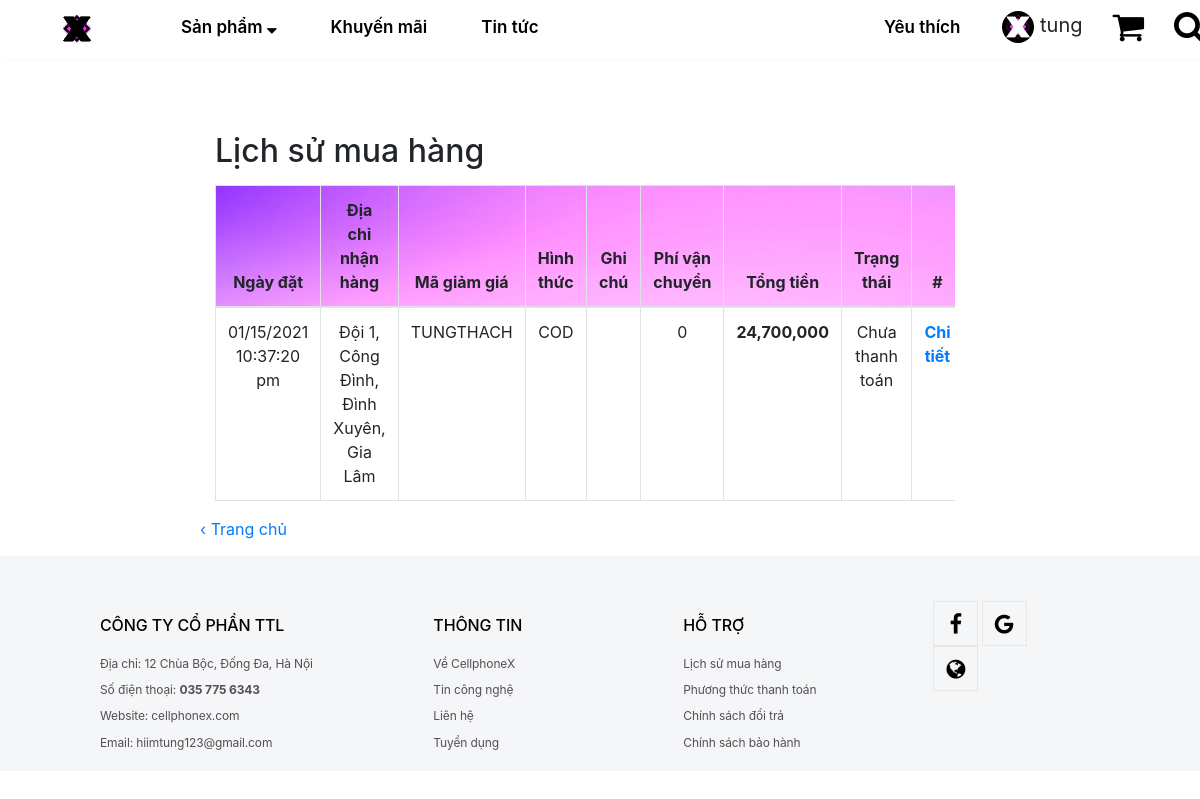
The page /lichsumuahang.php (signed in) on the database as committed earlier.
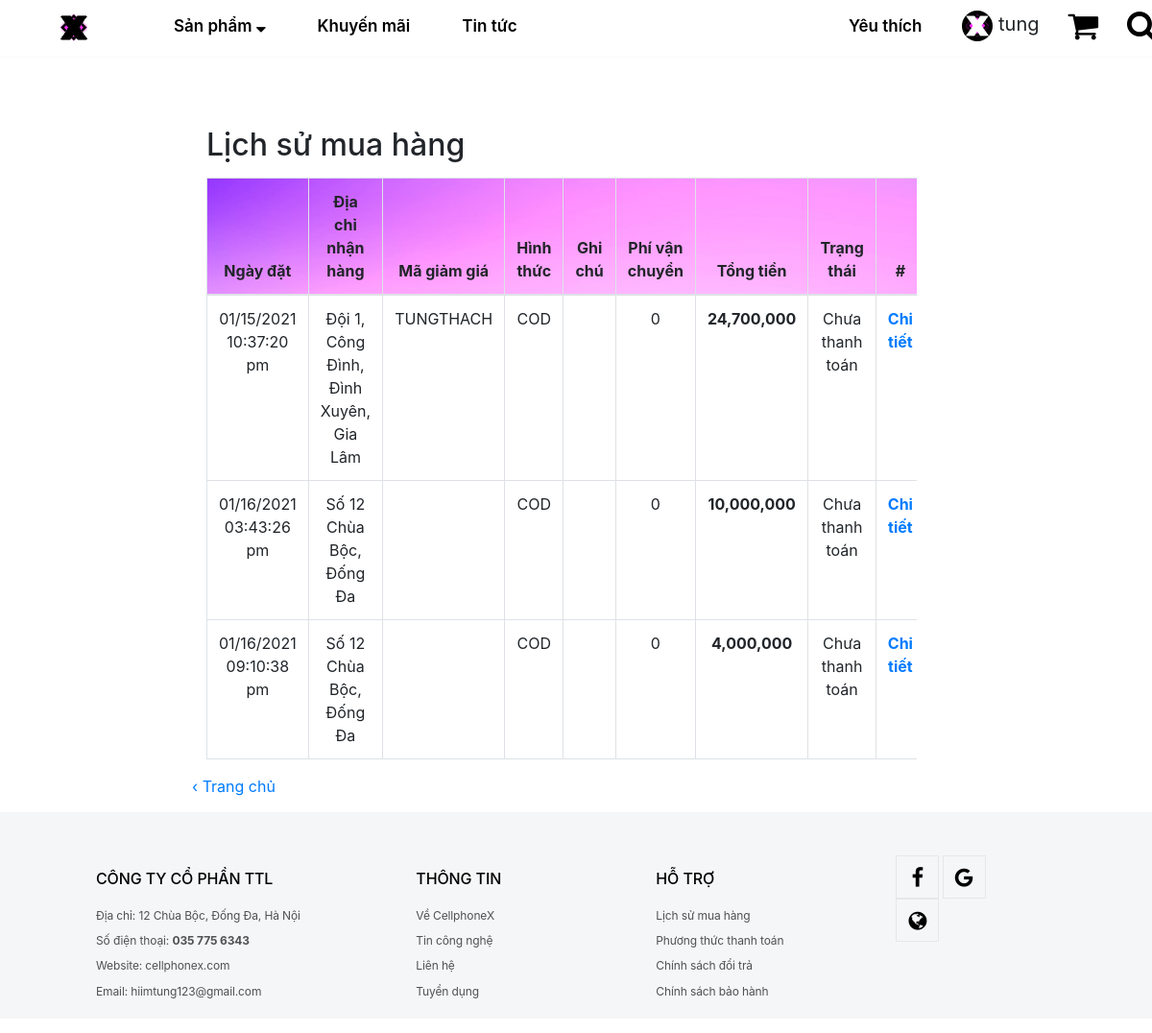
The same page on the database as committed later.
### tables this page shows
CREATE TABLE `tbl_don_hang` (
  `id_don_hang` int(11) NOT NULL,
  `id_khach_hang` int(11) DEFAULT NULL,
  `email` varchar(255) NOT NULL,
  `phi_van_chuyen` int(11) DEFAULT NULL,
  `ma_giam_gia` varchar(20) DEFAULT NULL,
  `tong_tien` float(255,0) DEFAULT NULL,
  `trang_thai` int(4) DEFAULT 0,
  `ngay_dat` varchar(255) DEFAULT NULL,
  `ten_khach_hang` varchar(255) DEFAULT NULL,
  `dia_chi_nhan_hang` varchar(255) DEFAULT NULL,
  `hinh_thuc_mua_hang` varchar(255) DEFAULT NULL,
  `ghi_chu` varchar(255) DEFAULT NULL
);

### lichsumuahang.php (the view, shortened to what this page needs)
<!doctype html>
<html>
<head>
	<link type="text/css" rel="stylesheet" href="bootstrap/css/bootstrap.min.css">
		<link type="text/css" rel="stylesheet" href="css/style.css">
	<link rel="stylesheet" type="text/css" href="css/font-awesome/css/font-awesome.min.css">
</head>
<body>
<?php
	include("layout/header.php");
	require("public/ketnoi.php");
?>
	<div class="row" style="width: 100%;">
		<span onClick="dongform('formGioHang')" class="col-2"></span>
		<span class="col-8">
	<?php
	if (isset($_SESSION["id-user"]))
	{
		$sql="select * from tbl_don_hang where id_khach_hang='".$_SESSION["id-user"]."' order by id_don_hang asc";
		$result=$con->query($sql);
		if($result->num_rows>0)
		{
	?>
			<div class="container">
 				<h2>Lịch sử mua hàng</h2>
				<div class="table-responsive">
   					<table style="text-align: center;" class="table table-bordered">
						<thead>
							<tr style="background: url('images/background.jpg')">
								<th>Ngày đặt</th>
								<th>Địa chỉ nhận hàng</th>
								<th>Mã giảm giá</th>
								<th>Hình thức</th>
								<th>Ghi chú</th>
								<th>Phí vận chuyển</th>
								<th>Tổng tiền</th>
								<th>Trạng thái</th>
								<th>#</th>
							</tr>
						</thead>
						<tbody>
							<tr>
			<?php
			while($row=$result->fetch_assoc())
			{
			?>
								<td><?php echo $row['ngay_dat']?></td>
								<td><?php echo $row['dia_chi_nhan_hang']?></td>
								<td><?php echo $row['ma_giam_gia']?></td>
								<td><?php echo $row['hinh_thuc_mua_hang']; ?></td>
								<td><?php echo $row['ghi_chu']?></td>
								<td><?php echo number_format($row['phi_van_chuyen'])?></td>
								<td><b><?php echo number_format($row['tong_tien'])?></b></td>
								<td><?php
				if($row['trang_thai']==0) echo "Chưa thanh toán";
									?>
								</td>
								<td><a href="chitietlichsu.php?&id=<?php echo $row['id_don_hang']?>"><b>Chi tiết</b></a></td>
							</tr>
			<?php
			}
			?>
						</tbody>
					</table>
				</div>
			</div>
		<?php
		}
		else echo "<p style='margin-top: 60px;'>Lịch sử mua hàng sẽ ghi lại những giao dịch của bạn tại đây.<p>";
	}
	else echo "<p>Lịch sử mua hàng sẽ ghi lại những giao dịch của bạn tại đây.<p>";
		?>
			<a href="home.php">&lsaquo; Trang chủ</a>
		</span>
		<span class="col-2"></span>
	</div>
<?php
	include("layout/footer.php");
?>
</body>
</html>

### layout/header.php (shortened to what this page needs)
<header  id="header" class="fixed-top">
		<div class="row" style="width: 100%;">
			<span class="col-sm-8 d-flex">
				<a href="home.php"><img id="logo-X" src="images/20 - Copy (2).png" alt="img"></a>
				<nav class="nav-menu">
					<ul>
						<li class="drop-down"><a href="sanpham.php?&tensanpham=" class="nav1">Sản phẩm&nbsp;<i class="fa fa-sort-desc"></i></a>
           		   		</li>
						<li class=" d-none d-lg-block"><a class="nav1" href="khuyenmai.php">Khuyến mãi</a></li>
              			<li class=" d-none d-lg-block"><a class="nav1" href="tintuc.php">Tin tức</a></li>
            		</ul>
          		</nav>
        	</span>
			<span class="col-sm-4 d-flex" style="padding-left: 6%;">
          		<nav class="nav-menu d-none d-lg-block">
					<ul>
						<?php if(isset($_SESSION["userngan"])){?>
						<li><a class="nav1" href="yeuthich.php">Yêu thích</a></li>
      					<li class="drop-down"><span style="font-size: 20px;" onClick="hienthiform('formDangNhap'),dongform('formGioHang')"><img width="32px;" height="32px;" style="border-radius: 50%;" src="images/20 - Copy.png">&nbsp;<?php echo $_SESSION["userngan"];?></span>
           		   		</li>
      					<?php }?>
						<li style="cursor: pointer"><a href="giohang.php" class="fa fa-shopping-cart d-flex" style="font-size: 34px; color: #000;"></a>
           		   		</li>
						<li style="cursor: pointer">
							<i onClick="hienthiform('box-tim-kiem');" class="fa fa-search d-flex" style="font-size: 33px; color: #000;"></i>
						</li>
					</ul>
				</nav>
			</span>
		</div>
	</header>
<div style="height: 58px;">&nbsp;</div>

### layout/footer.php
<footer>
	<div class="row" style="width: 100%;">
		<span class="col-sm-1">
		</span>
		<span class="col-sm-10">
			<div class="row">
				<span class="col-sm-4">
					<h6>CÔNG TY CỔ PHẦN TTL</h6>
					Địa chỉ: 12 Chùa Bộc, Đống Đa, Hà Nội<br>
					Số điện thoại: <b>035 775 6343</b><br>
					Website: cellphonex.com<br>
					Email: hiimtung123@gmail.com
				</span>
				<span class="col-sm-3">
					<h6>THÔNG TIN</h6>
					<a href="gioithieu.html">Về CellphoneX</a><br>
					<a href="tintuc.html">Tin công nghệ</a><br>
					<a href="lienhe.php">Liên hệ</a><br>
					<a href="tuyendung.php">Tuyển dụng</a>
				</span>
				<span class="col-sm-3">
					<h6>HỖ TRỢ</h6>
					<a href="#">Lịch sử mua hàng</a><br>
					<a href="#">Phương thức thanh toán</a><br>
					<a href="#">Chính sách đổi trả</a><br>
					<a href="#">Chính sách bảo hành</a><br>
				</span>
				<span class="col-sm-2">
					<a href="#" class="fa fa-facebook"></a>
					<a href="#" class="fa fa-google"></a>
					<a href="#" class="fa fa-globe"></a>
				</span>
			</div>
		</span>
		<span class="col-sm-1"></span>
	</div>
</footer>

### css/style.css (style rules this page uses)
a { cursor: pointer; }
h2 { margin: 10% 0 15px 0; }
#header { transition: all 0.5s; z-index: 997; background: #fff; height: 58px; box-shadow:1px 1px 5px var(--light);; width: 100%; }
#logo-X { padding-top: 10px; margin: 0 58px; }
.nav-menu ul { list-style-type: none; padding: 10px 0px; cursor: pointer; }
.nav-menu > ul { display: flex; }
.nav-menu >ul >li { position: relative; white-space: nowrap; padding: 0px 15px; }
.nav-menu .nav1 { display: block; position: relative; color: #000; transition: 0.3s; font-size: 17px; font-weight: 600; padding: 5px 12px; border-radius: 15px; }
footer { background-color: #F5F6F7; font-size: 12px; line-height: 2.2; font-weight: 400; letter-spacing: -.01em; font-family: "SF Pro Text","Myriad Set Pro","SF Pro Icons","Apple Legacy Chevron","Helvetica Neue","Helvetica","Arial",sans-serif; }
footer b { color: #515154; font-size: 12px; }
footer span { margin-top: 15px; color: #515154; }
h6 { color: #000; font-family: "SF Pro Text","Myriad Set Pro","SF Pro Icons","Apple Legacy Chevron","Helvetica Neue","Helvetica","Arial",sans-serif; margin: 15px 0; }
footer a { color: #515154; }
footer div { margin: 15px 0; }
footer .fa { width: 45px; height: 45px; font-size: 22px; text-align: center; border: solid 1px #e7e7e7; color: #000; line-height: 45px; }
:root { --maingray: #95a5a6; --blue: #3498db; --mainblue: #2980b9; --cloud: #ecf0f1; }

Rows that differ between the two databases and show on the page:
added tbl_don_hang: ngay_dat "01/16/2021 03:43:26 pm", dia_chi_nhan_hang "Số 12 Chùa Bộc, Đống Đa", hinh_thuc_mua_hang "COD", phi_van_chuyen "0", tong_tien "10,000,000", trang_thai "Chưa thanh toán"
added tbl_don_hang: ngay_dat "01/16/2021 09:10:38 pm", dia_chi_nhan_hang "Số 12 Chùa Bộc, Đống Đa", hinh_thuc_mua_hang "COD", phi_van_chuyen "0", tong_tien "4,000,000", trang_thai "Chưa thanh toán"
